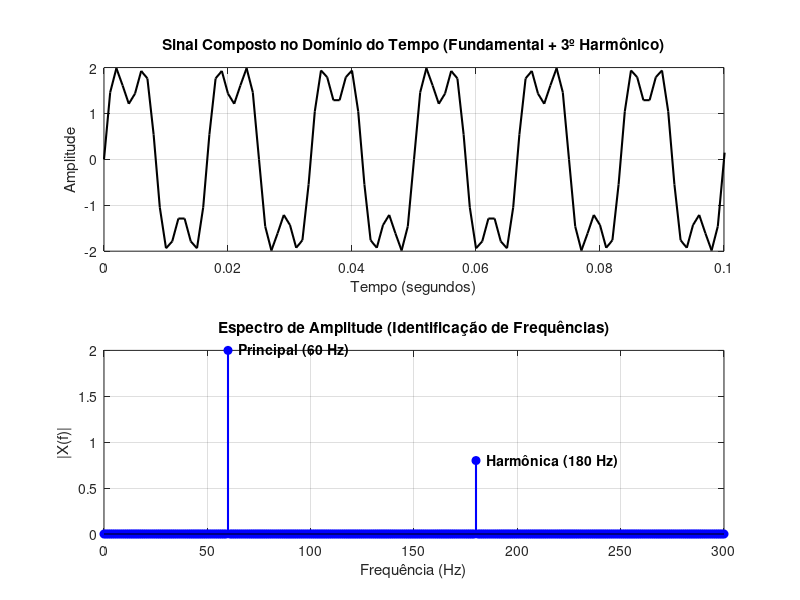

Write the MATLAB code that produced this figure.
clc;
clear;
close all;

Fs = 1000;
T = 1/Fs;
L = 1000;
t = (0:L-1)*T;

f_fundamental = 60;
A1 = 2.0;

f_harmonica = 3 * f_fundamental;
A2 = 0.8;

sinal = A1*sin(2*pi*f_fundamental*t) + A2*sin(2*pi*f_harmonica*t);

Y = fft(sinal);
P2 = abs(Y/L);
P1 = P2(1:L/2+1);
P1(2:end-1) = 2*P1(2:end-1);
f = Fs*(0:(L/2))/L;

figure('Position', [100, 100, 1000, 600]);

subplot(2,1,1);
plot(t, sinal, 'k', 'LineWidth', 1.5);
title('Sinal Composto no Domínio do Tempo (Fundamental + 3º Harmônico)');
xlabel('Tempo (segundos)');
ylabel('Amplitude');
grid on;
xlim([0 0.1]);

subplot(2,1,2);
stem(f, P1, 'b', 'LineWidth', 1.5, 'MarkerFaceColor', 'b');
title('Espectro de Amplitude (Identificação de Frequências)');
xlabel('Frequência (Hz)');
ylabel('|X(f)|');
grid on;
xlim([0 300]); 

text(f_fundamental + 5, A1, ['Principal (' num2str(f_fundamental) ' Hz)'], 'FontWeight', 'bold');
text(f_harmonica + 5, A2, ['Harmônica (' num2str(f_harmonica) ' Hz)'], 'FontWeight', 'bold');
